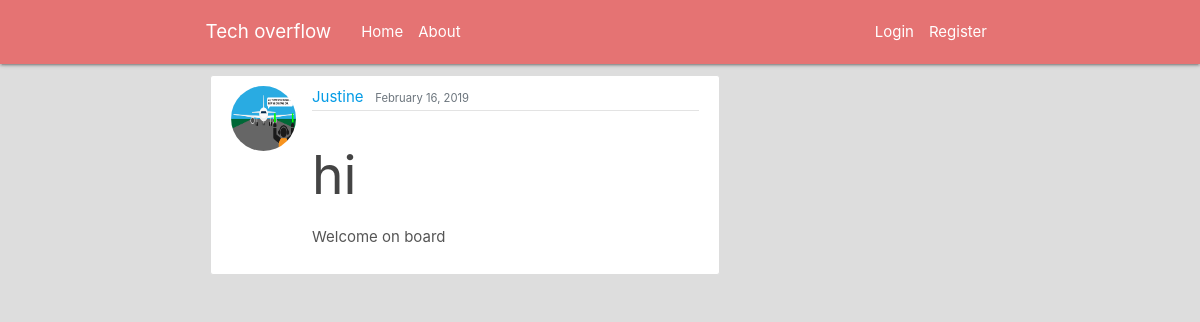
The page /post/35/ on the database its author committed.
### blog/models.py (models this page shows, shortened)
class Post(models.Model):
    title = models.CharField(max_length=100)
    content = models.TextField()
    date_posted = models.DateTimeField(default=timezone.now)
    author = models.ForeignKey(User, on_delete=models.CASCADE)

### users/models.py (models this page shows, shortened)
class Profile(models.Model):
    user =  models.OneToOneField(User, on_delete=models.CASCADE)
    image = models.ImageField(default='default.jpg', upload_to='profile_pictures')

### blog/views.py (the view)
# urls.py: path('post/<int:pk>/', PostDetailView.as_view(), name='post-detail'),
class PostDetailView(DetailView):
    model = Post

### blog/templates/blog/post_detail.html (shortened to what this page needs)
{% extends "blog/base.html" %}
{% block body %}
<article class="media content-section">
    <img class="rounded-circle article-img" src="{{object.author.profile.image.url}}" alt="post author profile picture">
    <div class="media-body">
        <div class="article-metadata">
            <a class="mr-2" href="{% url 'user-posts' object.author.username %}">{{ object.author }}</a>
            <small class="text-muted">{{ object.date_posted | date:"F d, Y"}}</small>
        </div>
        <h2 class="article-title">{{ object.title }}</h2>
        <p class="article-content">{{ object.content }}</p>
    </div>
</article>
{% endblock %}

### blog/static/blog/style.css (style rules this page uses)
body { background: #ddd; color: #333333; margin-top: 5rem; }
h1, h2, h3, h4, h5, h6 { color: #444444; }
p { color:#555; }
.content-section { background: #ffffff; padding: 10px 20px; border: 1px solid #dddddd; border-radius: 3px; margin-bottom: 20px; }
.article-title { color: #444444; }
.article-content { white-space: pre-line; }
.article-img { height: 65px; width: 65px; margin-right: 16px; }
.article-metadata { padding-bottom: 1px; margin-bottom: 4px; border-bottom: 1px solid #e3e3e3 }

### rows shown on the page
Post: author.profile.image (picture), author "Justine", date_posted "February 16, 2019", title "hi", content "Welcome on board"
